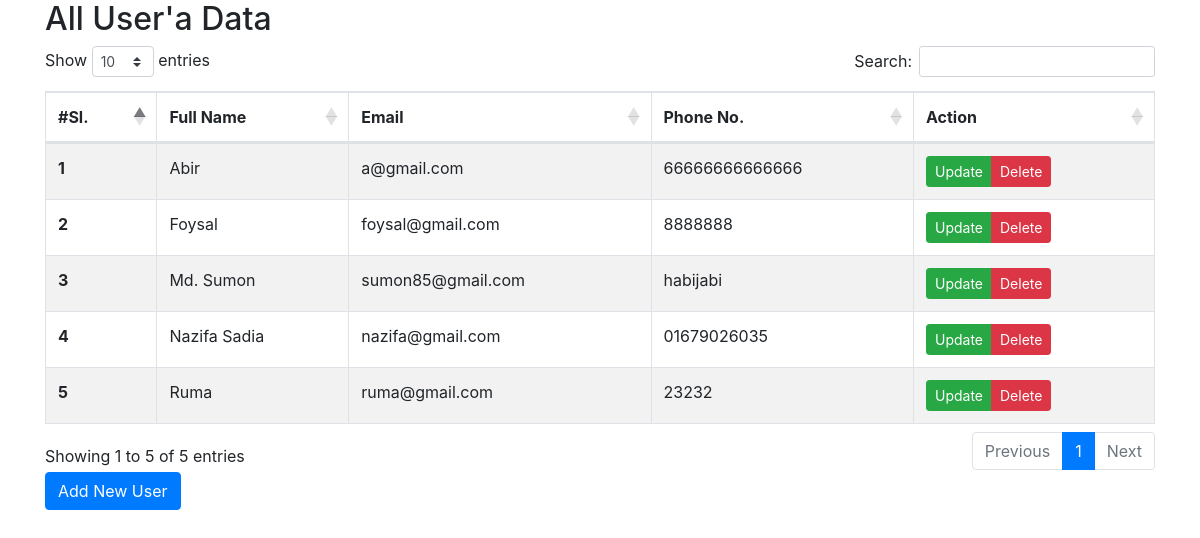
The page / on the database its author committed.
### tables this page shows
CREATE TABLE `users` (
  `id` int(11) NOT NULL,
  `name` varchar(255) NOT NULL,
  `email` varchar(255) NOT NULL,
  `phone` varchar(255) DEFAULT NULL
);

### index.php (the view, shortened to what this page needs)
<?php
    include "inc/header.php";
?>
<section>
	<div class="container">
        <div class="row">
            <div class="col-md-12">
                <h2>All User'a Data</h2>
                <table class="table table-striped table-bordered" id="usersdata">
                    <thead>
                        <tr>
                            <th scope="col">#Sl.</th>
                            <th scope="col">Full Name</th>
                            <th scope="col">Email</th>
                            <th scope="col">Phone No.</th>
                            <th scope="col">Action</th>
                        </tr>
                    </thead>
                    <tbody>
                        <?php
                            $query = "SELECT * FROM users ORDER BY name ASC";
                            $allUsers = mysqli_query( $connect , $query );
                            $i = 1;
                            while( $row = mysqli_fetch_assoc($allUsers) ){
                                $id    = $row['id'];
                                $name  = $row['name'];
                                $email = $row['email'];
                                $phone = $row['phone'];
                        ?>
                        <tr>
                            <th scope="row"><?php echo $i ?></th>
                            <td><?php echo $name ?></td>
                            <td><?php echo $email ?></td>
                            <td><?php echo $phone ?></td>
                            <td>
                                <div class="btn-group">
                                    <a href="updateuser.php?id=<?php echo $id; ?>" class="btn btn-success btn-sm">Update</a>
                                    <a href="" class="btn btn-danger btn-sm" data-bs-toggle="modal" data-bs-target="#deleteUser<?php echo $id; ?>">Delete</a>
                                </div>
                            </td>
                        </tr>
                        <?php
                            $i++;
                            }
                        ?>
                    </tbody>
                </table>
                <a href="adduser.php" class="btn btn-primary">Add New User</a>
            </div>
        </div>
    </div>
</section>
<?php
    include "inc/footer.php";
?>

### inc/header.php (shortened to what this page needs)
<!DOCTYPE html>
<html lang="en">
    <head>
        <link href="https://cdn.jsdelivr.net/npm/bootstrap@5.3.0-alpha3/dist/css/bootstrap.min.css" rel="stylesheet">
        <link rel="stylesheet" type="text/css" href="https://cdnjs.cloudflare.com/ajax/libs/twitter-bootstrap/4.5.2/css/bootstrap.css" >
        <link rel="stylesheet" type="text/css" href="https://cdn.datatables.net/1.13.4/css/dataTables.bootstrap4.min.css" >
    </head>
    <body>

### inc/footer.php (shortened to what this page needs)
    </body>
</html>

### rows shown on the page
users: name "Abir", email "a@gmail.com", phone "66666666666666"
users: name "Foysal", email "foysal@gmail.com", phone "8888888"
users: name "Md. Sumon", email "sumon85@gmail.com", phone "habijabi"
users: name "Nazifa Sadia", email "nazifa@gmail.com", phone "01679026035"
users: name "Ruma", email "ruma@gmail.com", phone "23232"
